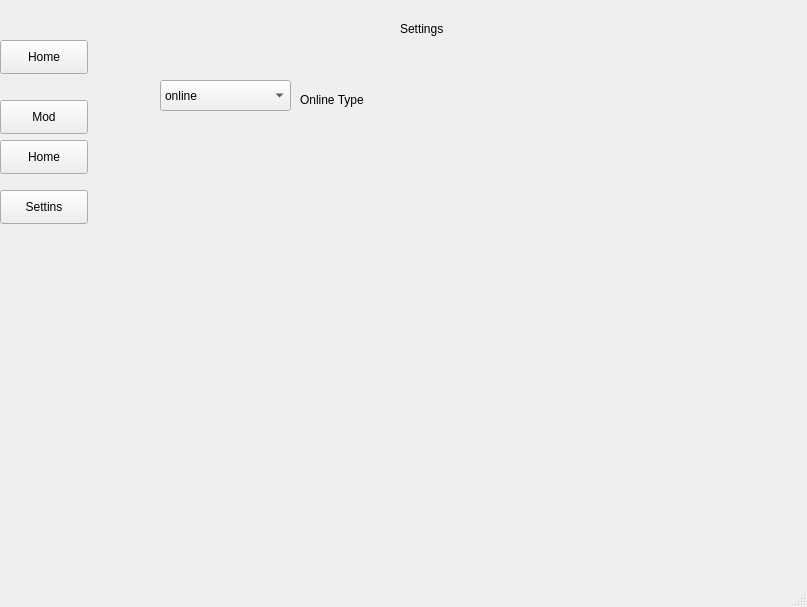
<?xml version="1.0" encoding="UTF-8"?>
<ui version="4.0">
 <class>bot_gui</class>
 <widget class="QMainWindow" name="bot_gui">
  <property name="geometry">
   <rect>
    <x>0</x>
    <y>0</y>
    <width>807</width>
    <height>607</height>
   </rect>
  </property>
  <property name="windowTitle">
   <string>MainWindow</string>
  </property>
  <widget class="QWidget" name="centralwidget">
   <widget class="QStackedWidget" name="stackedWidget">
    <property name="geometry">
     <rect>
      <x>90</x>
      <y>0</y>
      <width>711</width>
      <height>541</height>
     </rect>
    </property>
    <property name="currentIndex">
     <number>2</number>
    </property>
    <widget class="QWidget" name="home">
     <widget class="QPushButton" name="stop_btn">
      <property name="geometry">
       <rect>
        <x>330</x>
        <y>330</y>
        <width>88</width>
        <height>34</height>
       </rect>
      </property>
      <property name="text">
       <string>Stop</string>
      </property>
     </widget>
     <widget class="QLabel" name="gui_title">
      <property name="geometry">
       <rect>
        <x>270</x>
        <y>0</y>
        <width>171</width>
        <height>31</height>
       </rect>
      </property>
      <property name="font">
       <font>
        <pointsize>14</pointsize>
       </font>
      </property>
      <property name="text">
       <string>Isam's Discord Bot</string>
      </property>
     </widget>
     <widget class="QPushButton" name="quit_btn">
      <property name="geometry">
       <rect>
        <x>600</x>
        <y>0</y>
        <width>111</width>
        <height>41</height>
       </rect>
      </property>
      <property name="text">
       <string>Quit</string>
      </property>
     </widget>
     <widget class="QPushButton" name="test">
      <property name="geometry">
       <rect>
        <x>330</x>
        <y>160</y>
        <width>88</width>
        <height>34</height>
       </rect>
      </property>
      <property name="text">
       <string>hi</string>
      </property>
     </widget>
     <widget class="QPushButton" name="pushButton">
      <property name="geometry">
       <rect>
        <x>330</x>
        <y>110</y>
        <width>88</width>
        <height>34</height>
       </rect>
      </property>
      <property name="text">
       <string>Ban</string>
      </property>
     </widget>
    </widget>
    <widget class="QWidget" name="mod">
     <widget class="QPushButton" name="kick_btn">
      <property name="geometry">
       <rect>
        <x>30</x>
        <y>210</y>
        <width>88</width>
        <height>34</height>
       </rect>
      </property>
      <property name="text">
       <string>Kick</string>
      </property>
     </widget>
     <widget class="QPushButton" name="pushButton_2">
      <property name="geometry">
       <rect>
        <x>130</x>
        <y>210</y>
        <width>88</width>
        <height>34</height>
       </rect>
      </property>
      <property name="text">
       <string>Ban</string>
      </property>
     </widget>
     <widget class="QLabel" name="label">
      <property name="geometry">
       <rect>
        <x>40</x>
        <y>180</y>
        <width>58</width>
        <height>18</height>
       </rect>
      </property>
      <property name="text">
       <string>Members</string>
      </property>
     </widget>
     <widget class="QLabel" name="mod_title">
      <property name="geometry">
       <rect>
        <x>300</x>
        <y>10</y>
        <width>111</width>
        <height>31</height>
       </rect>
      </property>
      <property name="font">
       <font>
        <pointsize>15</pointsize>
       </font>
      </property>
      <property name="text">
       <string>Moderation</string>
      </property>
     </widget>
    </widget>
    <widget class="QWidget" name="settings">
     <widget class="QComboBox" name="online_type">
      <property name="geometry">
       <rect>
        <x>70</x>
        <y>80</y>
        <width>131</width>
        <height>31</height>
       </rect>
      </property>
      <property name="font">
       <font>
        <bold>false</bold>
       </font>
      </property>
      <item>
       <property name="text">
        <string>online</string>
       </property>
      </item>
      <item>
       <property name="text">
        <string>idle</string>
       </property>
      </item>
     </widget>
     <widget class="QLabel" name="set_title">
      <property name="geometry">
       <rect>
        <x>310</x>
        <y>20</y>
        <width>58</width>
        <height>18</height>
       </rect>
      </property>
      <property name="text">
       <string>Settings</string>
      </property>
     </widget>
     <widget class="QLabel" name="label_2">
      <property name="geometry">
       <rect>
        <x>210</x>
        <y>90</y>
        <width>81</width>
        <height>20</height>
       </rect>
      </property>
      <property name="text">
       <string>Online Type</string>
      </property>
     </widget>
    </widget>
   </widget>
   <widget class="QPushButton" name="btn_home">
    <property name="geometry">
     <rect>
      <x>0</x>
      <y>40</y>
      <width>88</width>
      <height>34</height>
     </rect>
    </property>
    <property name="text">
     <string>Home</string>
    </property>
   </widget>
   <widget class="QPushButton" name="btn_set">
    <property name="geometry">
     <rect>
      <x>0</x>
      <y>190</y>
      <width>88</width>
      <height>34</height>
     </rect>
    </property>
    <property name="text">
     <string>Settins</string>
    </property>
   </widget>
   <widget class="QPushButton" name="btn_home_3">
    <property name="geometry">
     <rect>
      <x>0</x>
      <y>140</y>
      <width>88</width>
      <height>34</height>
     </rect>
    </property>
    <property name="text">
     <string>Home</string>
    </property>
   </widget>
   <widget class="QPushButton" name="btn_mod">
    <property name="geometry">
     <rect>
      <x>0</x>
      <y>100</y>
      <width>88</width>
      <height>34</height>
     </rect>
    </property>
    <property name="text">
     <string>Mod</string>
    </property>
   </widget>
  </widget>
  <widget class="QMenuBar" name="menubar">
   <property name="geometry">
    <rect>
     <x>0</x>
     <y>0</y>
     <width>807</width>
     <height>30</height>
    </rect>
   </property>
  </widget>
  <widget class="QStatusBar" name="statusbar"/>
 </widget>
 <resources/>
 <connections/>
</ui>
